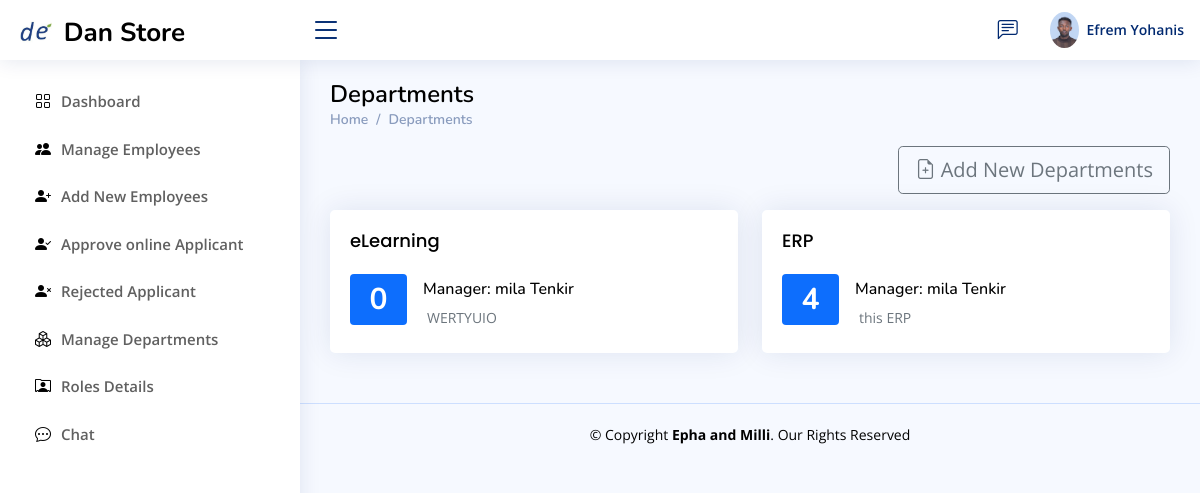
The page /Human_Resource/hr_department (signed in) on the database as committed earlier.
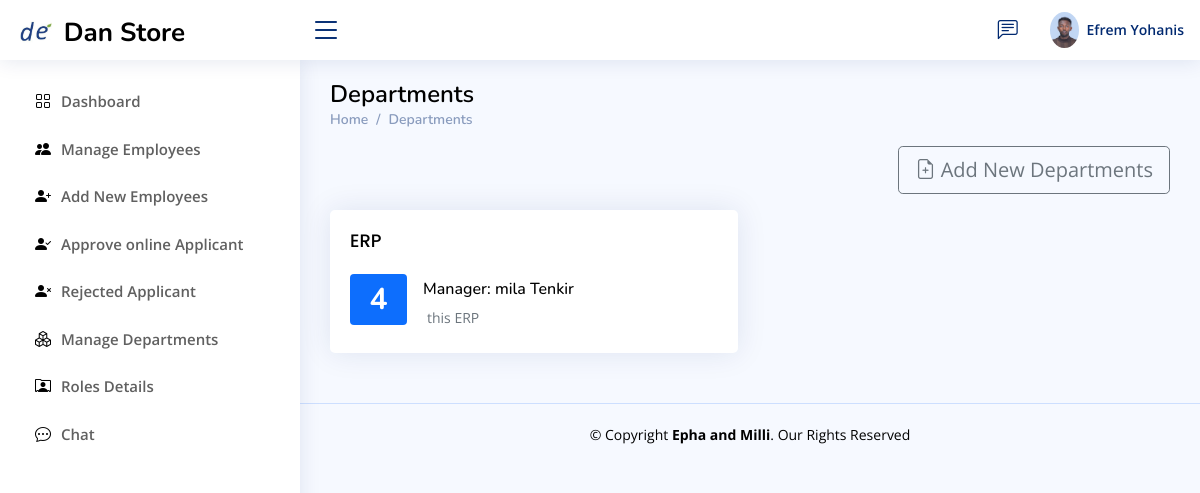
The same page on the database as committed later.
### Store_manager/models.py (models this page shows, shortened)
class department(models.Model):
    departmentName = models.CharField(max_length=100, null=False)
    departmentDescription = models.TextField(max_length=500, null=False)
    departmentHead = models.CharField(max_length=40, null=True,default="TBA")

### human_resource/views.py (the view)
# urls.py: path('hr_department', views.hr_department, name='hr-department'),
def hr_department(request):
    users = User.objects.get(id=request.user.id)
    re_employ=employ.objects.get(user=users)
    admin = re_employ
    all_depts = department.objects.all()
    dep_emp={}
    all_dep_name=[]
    num=[]
    for dep in all_depts:
            all_dep_name.append(dep.departmentName)
    for dep in all_dep_name:
        dep_emp[dep]=employ.objects.filter(inDepartment=dep).count()
    for i,j in dep_emp.items():
        num.append(j)
    data=zip(all_depts, num)
    print(dep_emp)
    context={
        'all_dept': all_depts,
        'data':data,
        'admin':admin,
    }
    return render(request,'human_resource/Departments/index.html',context)

### Templates/human_resource/Departments/index.html (shortened to what this page needs)
{% extends 'human_resource/HR_base.html' %}
{% block hr %}
<main id="main" class="main">
  <div class="pagetitle">
    <h1 style="color: black">Departments</h1>
    <nav>
      <ol class="breadcrumb">
        <li class="breadcrumb-item">
          <a href="{% url 'admin-dashboard' %}">Home</a>
        </li>
        <li class="breadcrumb-item">Departments</li>
      </ol>
    </nav>
  </div>
  <section class="section">
    <div class="row pb-3">
      <div class="col-lg-12 text-end ">
       <a href="{% url 'hr_add-new-department' %}" class="btn btn-outline-secondary btn-lg"><i class="bi bi-file-earmark-plus"></i>
           Add New Departments</a>
      </div>
    </div>
    <div class="row">
      {% for depts,num in data %}
      <div class="col-xxl-3 col-md-6 col-sm-6">
        <a href="{% url 'hr-department-detail' depts.id %}">
          <div class="card info-card sales-card">
            <div class="card-body">
              <h5 style="color: black" class="card-title">
                {{depts.departmentName}}
              </h5>
              <div class="d-flex align-items-center">
                <div>
               <h1><span class="badge bg-primary">{{num}}</span><h1></h1>
                </div>
                <div class="ps-3">
                  <h6 style="color: black">Manager: {{ depts.departmentHead }}</h6>
                  <span class="text-muted small pt-2 ps-1"
                    >{{depts.departmentDescription}}</span
                  >
                </div>
              </div>
            </div>
          </div>
        </a>
      </div>
      {% endfor %}
    </div>
  </section>
</main>
{% endblock %}

Rows that differ between the two databases and show on the page:
removed department: departmentName "eLearning", num "0", departmentHead "mila Tenkir", departmentDescription "WERTYUIO"
